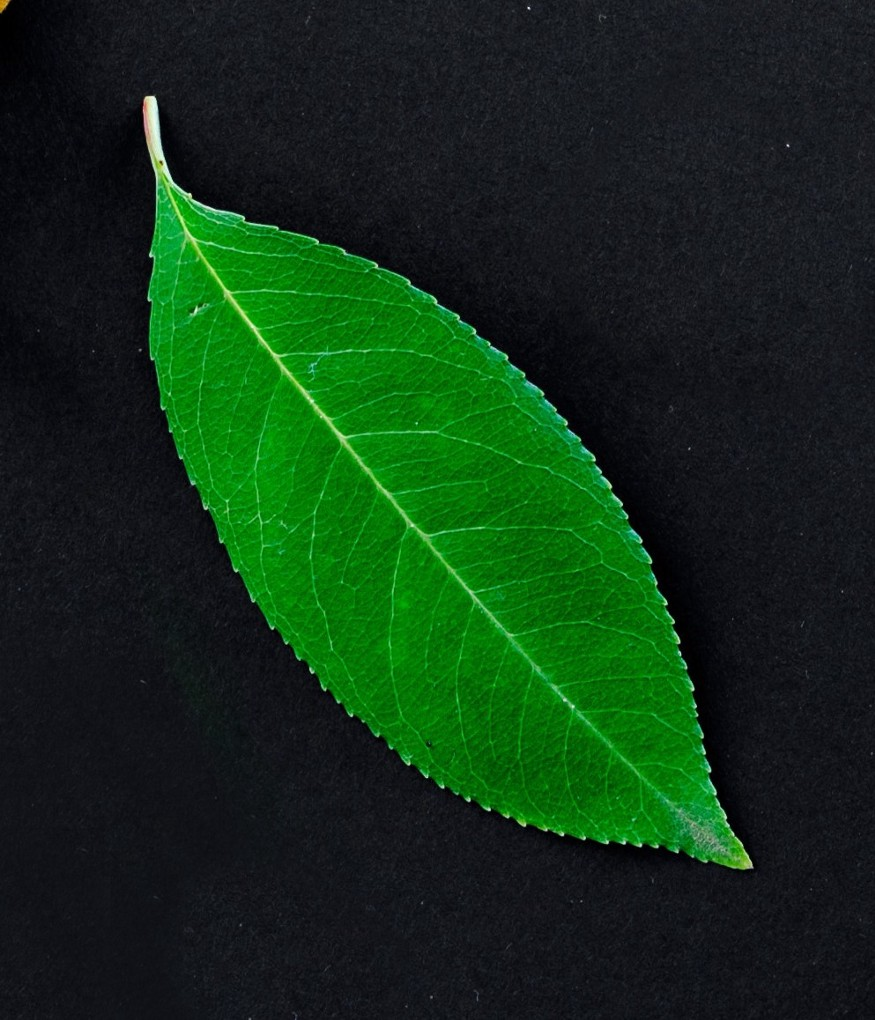
#> input picture leaf.jpeg, 875 x 1020 px
$ python segmentation.py
#> lines starting #> are read from the running program, lines starting #| are printed output that depends on the picture; after the words box and inside, x2 and y2 are one past the last pixel; in counts of white or black regions, pixels touching at a corner belong together
import cv2
import numpy as np
def viewImage(image):
    cv2.namedWindow('Display', cv2.WINDOW_NORMAL)
    cv2.imshow('Display', image)
    cv2.waitKey(0)
    cv2.destroyAllWindows()

## getting green HSV color representation
green = np.uint8([[[0, 255, 0 ]]])
green_hsv = cv2.cvtColor(green,cv2.COLOR_BGR2HSV)
print( green_hsv)


image = cv2.imread('leaf.jpeg')
#> image is the input picture: shape (1020, 875, 3); mean B, G, R 23, 46.8, 17.2
hsv_img = cv2.cvtColor(image, cv2.COLOR_BGR2HSV)
#> hsv_img: shape (1020, 875, 3); mean H, S, V 100.2, 111.5, 50.5
viewImage(hsv_img) ## 1
green_low = np.array([45 , 100, 50] )
green_high = np.array([75, 255, 255])
curr_mask = cv2.inRange(hsv_img, green_low, green_high)
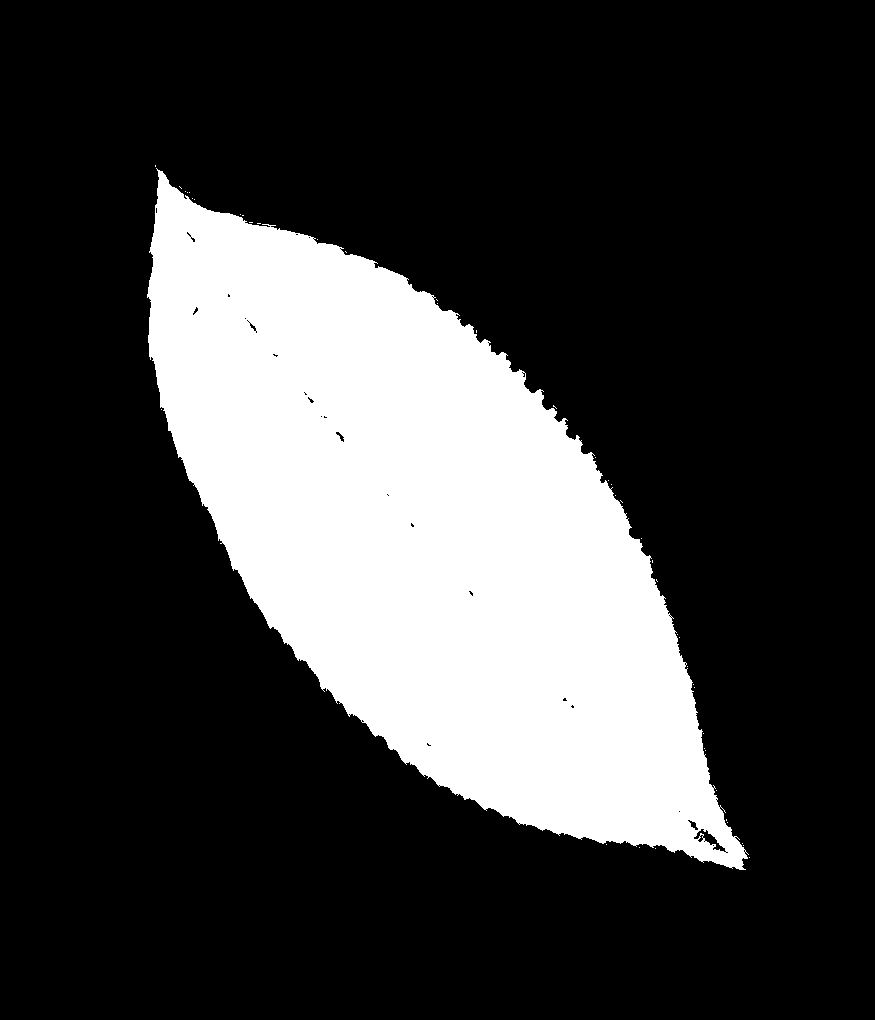
#> curr_mask: shape (1020, 875); 23.9% white; 44 white regions (43 under 20 px), largest, box (x1, y1, x2, y2) and area: (147, 168, 749, 870) 213427
hsv_img[curr_mask > 0] = ([75,255,200])
#> hsv_img: shape (1020, 875, 3); mean H, S, V 103.6, 115, 67.9
viewImage(hsv_img) ## 2
## converting the HSV image to Gray inorder to be able to apply
## contouring
RGB_again = cv2.cvtColor(hsv_img, cv2.COLOR_HSV2RGB)
gray = cv2.cvtColor(RGB_again, cv2.COLOR_RGB2GRAY)
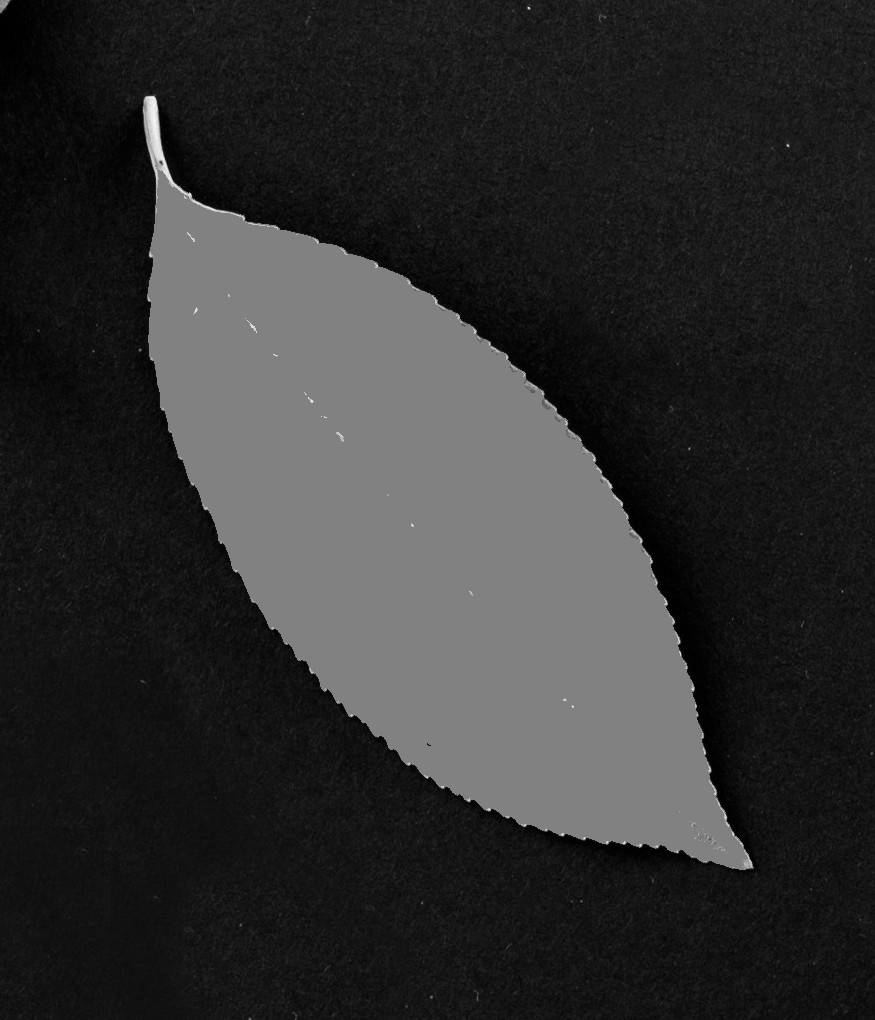
#> gray: shape (1020, 875); min 0, max 246, mean 46.6
viewImage(gray) ## 3
ret, threshold = cv2.threshold(gray, 90, 255, 0)
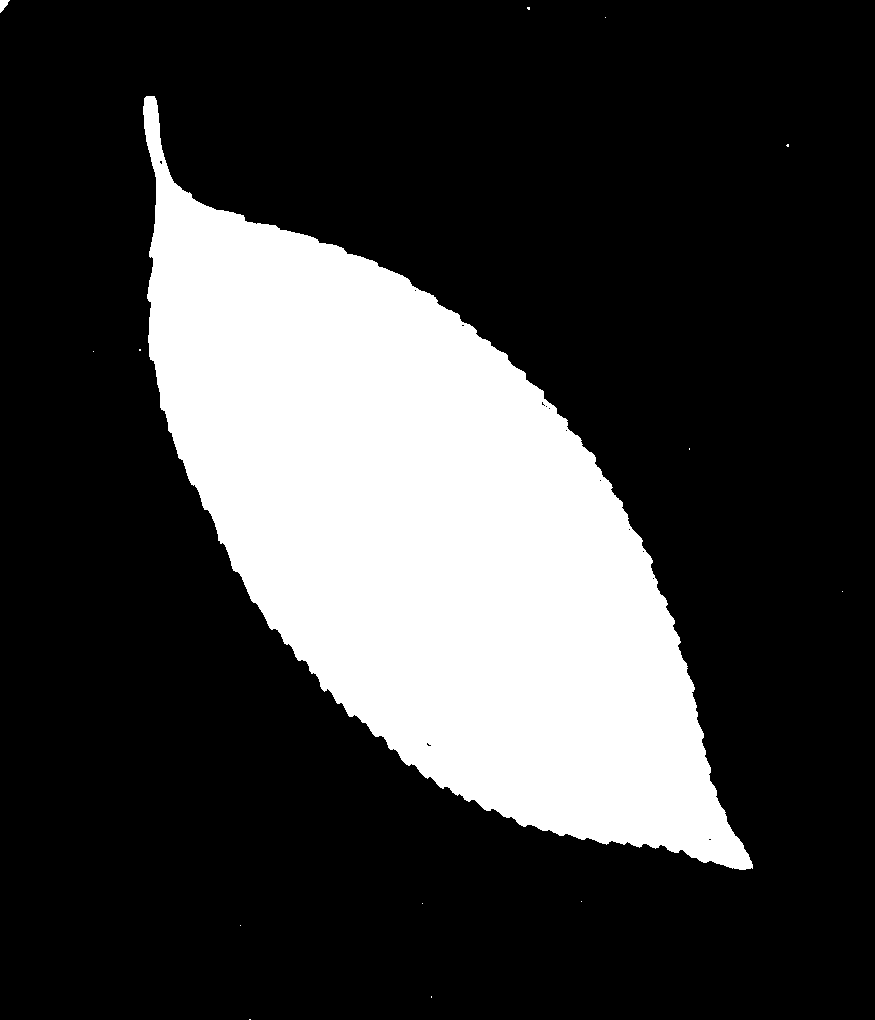
#> threshold: shape (1020, 875); 24.3% white; 14 white regions (12 under 20 px)
viewImage(threshold) ## 4
contours, hierarchy =  cv2.findContours(threshold,cv2.RETR_TREE,cv2.CHAIN_APPROX_SIMPLE)
#> contours = 28 contours, 26 with area under 20; largest, box (x1, y1, x2, y2) and area: (143, 96, 753, 870) 216078, (0, 0, 10, 13) 58
cv2.drawContours(image, contours, -1, (0, 0, 255), 3)
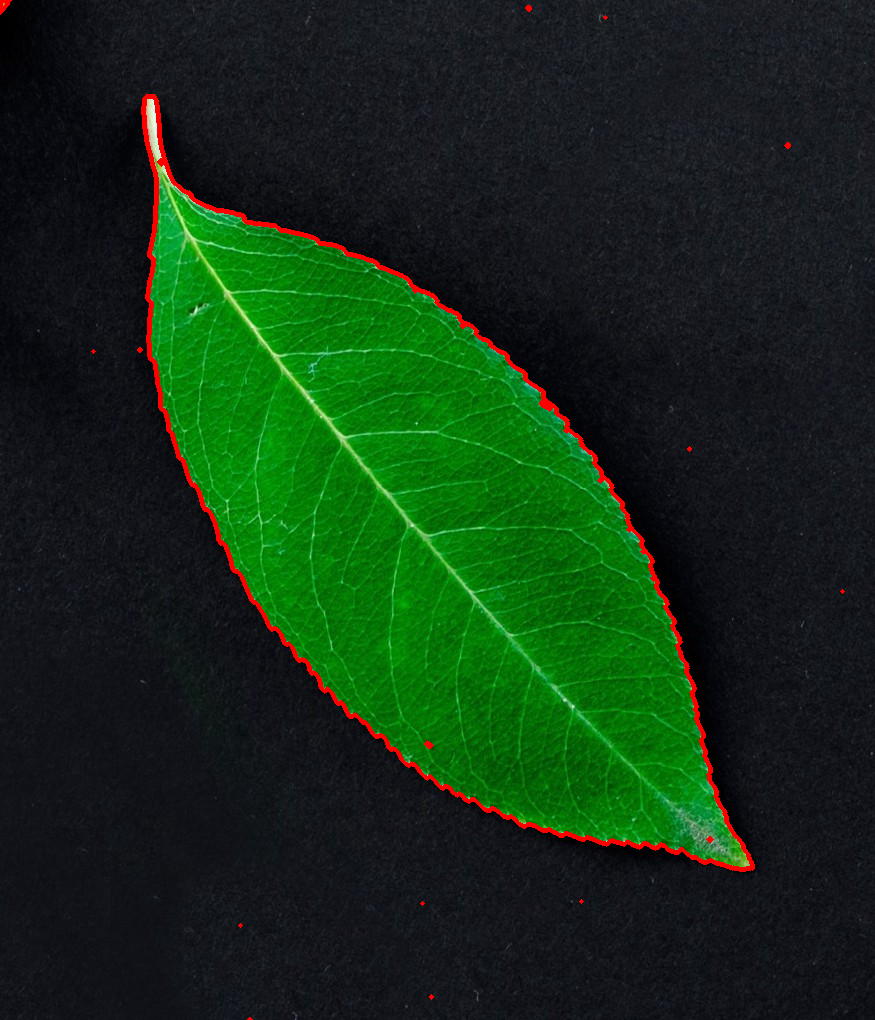
#> image: shape (1020, 875, 3); 1.24% of pixels changed, all inside (x1, y1, x2, y2) = (0, 0, 845, 1020)
viewImage(image) ## 5

def findGreatesContour(contours):
    largest_area = 0
    largest_contour_index = -1
    i = 0
    total_contours = len(contours)
    while (i < total_contours ):
        area = cv2.contourArea(contours[i])
        if(area > largest_area):
            largest_area = area
            largest_contour_index = i
        i+=1

    return largest_area, largest_contour_index
# to get the center of the contour
cnt = contours[13]
#> cnt = [[652, 578], [653, 577], [654, 578], [653, 579]]
M = cv2.moments(cnt)
#> M = moments, m00 2, centre m10/m00, m01/m00 = (653, 578)
cX = int(M["m10"] / M["m00"])
#> cX = 653
cY = int(M["m01"] / M["m00"])
#> cY = 578
largest_area, largest_contour_index = findGreatesContour(contours)
#> in findGreatesContour, `total_contours = len(contours)`: total_contours = 28
#> the loop in findGreatesContour, `while (i < total_contours ):` made 28 passes
#> (area, largest_area) on pass 11: (216077.5, 216077.5)
#> area on pass 28: 57.5
#> after the loop in findGreatesContour, `while (i < total_contours ):`: largest_area = 216077.5; largest_contour_index = 10
#> largest_area = 216077.5; largest_contour_index = 10
print(largest_area)
#| 216077.5
print(largest_contour_index)
#| 10
print(len(contours))
#| 28
print(cX)
#| 653
print(cY)
#| 578
